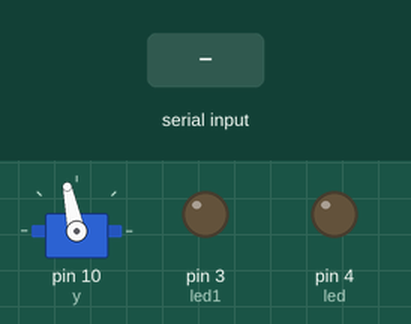
A sketch run on a simulated Arduino Uno, built with avr-gcc and run on an emulated ATmega328P. Parts: servo, output pins drawn as LEDs (lit = HIGH). The inputs (shaded band) are chosen by the test bench.

Above: at 1.2 s.
1.3 s: byte 30 received over Serial
At 2.1 s:
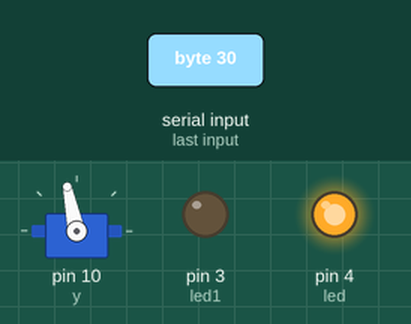
2.8 s: byte 90 received over Serial
At 3.2 s:
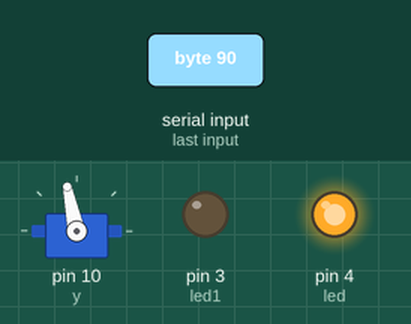
Timing chart, 0 to 5.8 s (numbered marks = the images above; inputs shaded):
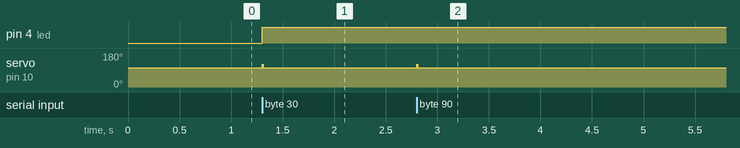

The sketch:

BALL_TRACK.ino
```cpp
#include <Servo.h>
#include <PID_v1.h>

int led = 4;
int led1 = 3;
Servo y;
int turnlr_time = 10;

double Kp=2, Ki=1, Kd=0.5;
double Setpoint, Input, Output;
PID myPID(&Input, &Output, &Setpoint, Kp, Ki, Kd, DIRECT);

void setup() {
  // put your setup code here, to run once:
Serial.begin(9600);
pinMode(led,OUTPUT);
pinMode(led1,OUTPUT);

 y.attach(10);
y.writeMicroseconds(1600);

Setpoint = 86.00;
//myPID.SetOutputLimits(-255,255);
myPID.SetMode(AUTOMATIC);

}

void loop()
{
  if(Serial.available() >0)
  {

int val = Serial.read();
double err = Setpoint-Input;
myPID.Compute();

if(err > 0)
{
  digitalWrite(led,1);
  digitalWrite(led1,0);

y.writeMicroseconds(1600+Output);
delay(turnlr_time);
y.writeMicroseconds(1600);
}

else if(err < 0)
{
 digitalWrite(led,0);
   digitalWrite(led1,1);


y.writeMicroseconds(1600 - Output);
delay(turnlr_time);
y.writeMicroseconds(1600);
}

  }
}
```

Measured:
- after the input at 1.3 s, pin 4 (led): LOW → HIGH at once; servo on pin 10 (y): 102° → 120° at once, → 102° 0.01 s later
- after the input at 2.8 s, servo on pin 10 (y): 102° → 121° at once, → 102° 0.01 s later
